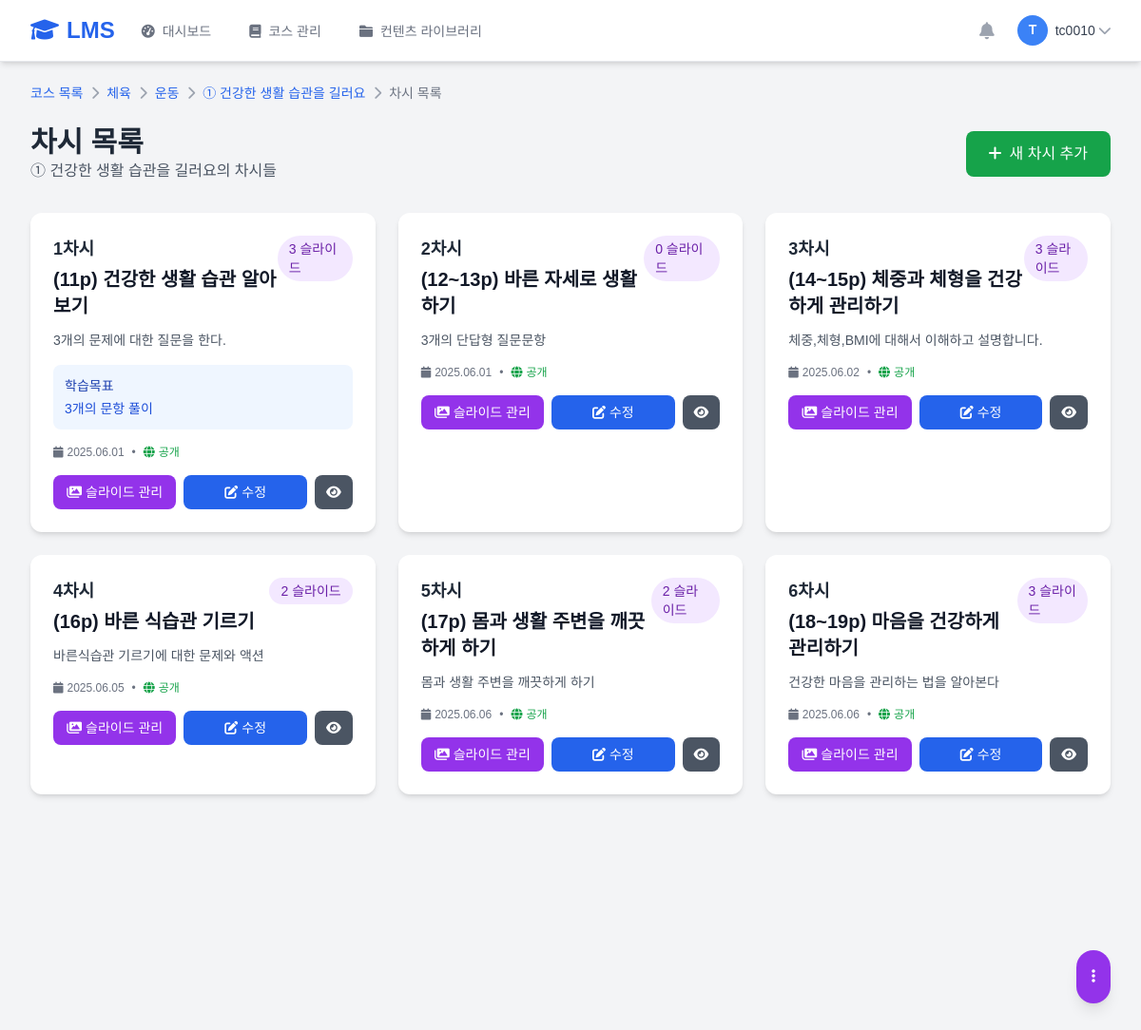
Page /teacher/subchapters/2/chasis/ (signed in) on the committed database.
### teacher/models.py (models this page shows, shortened)
class Course(models.Model):
    subject_name = models.CharField('과목명', max_length=100)
    target = models.CharField('대상', max_length=100)
    description = models.TextField('설명', blank=True)
    teacher = models.ForeignKey(Teacher, on_delete=models.CASCADE, verbose_name='담당교사')
    is_active = models.BooleanField('활성화', default=True)
    created_at = models.DateTimeField('생성일', auto_now_add=True)
    updated_at = models.DateTimeField('수정일', auto_now=True)
    class Meta:
        verbose_name = '코스'
        verbose_name_plural = '코스'
        ordering = ['-created_at']

class Chapter(models.Model):
    subject = models.ForeignKey(Course, on_delete=models.CASCADE, verbose_name='코스', related_name='chapters')
    chapter_title = models.CharField('대단원명', max_length=200)
    chapter_order = models.PositiveIntegerField('순서', default=1)
    description = models.TextField('설명', blank=True)
    created_at = models.DateTimeField('생성일', auto_now_add=True)
    updated_at = models.DateTimeField('수정일', auto_now=True)
    class Meta:
        verbose_name = '대단원'
        verbose_name_plural = '대단원'
        ordering = ['subject', 'chapter_order']
        unique_together = ['subject', 'chapter_order']

class SubChapter(models.Model):
    subject = models.ForeignKey(Course, on_delete=models.CASCADE, verbose_name='코스')
    chapter = models.ForeignKey(Chapter, on_delete=models.CASCADE, verbose_name='대단원', related_name='subchapters')
    sub_chapter_title = models.CharField('소단원명', max_length=200)
    sub_chapter_order = models.PositiveIntegerField('순서', default=1)
    description = models.TextField('설명', blank=True)
    created_at = models.DateTimeField('생성일', auto_now_add=True)
    updated_at = models.DateTimeField('수정일', auto_now=True)
    class Meta:
        verbose_name = '소단원'
        verbose_name_plural = '소단원'
        ordering = ['chapter', 'sub_chapter_order']
        unique_together = ['chapter', 'sub_chapter_order']

class Chasi(models.Model):
    subject = models.ForeignKey(Course, on_delete=models.CASCADE, verbose_name='코스')  # course 대신 subject로 통일
    chapter = models.ForeignKey(Chapter, on_delete=models.CASCADE, verbose_name='대단원')
    sub_chapter = models.ForeignKey(SubChapter, on_delete=models.CASCADE, verbose_name='소단원', related_name='chasis')
    chasi_title = models.CharField('차시명', max_length=200)  # 기존 코드와 호환성을 위해 chasi_title 유지
    chasi_order = models.PositiveIntegerField('순서', default=1)
    chapter_order = models.PositiveIntegerField('대단원 순서', default=1)
    sub_chapter_order = models.PositiveIntegerField('소단원 순서', default=1)
    description = models.TextField('설명', blank=True)
    learning_objectives = models.TextField('학습목표', blank=True)
    duration_minutes = models.PositiveIntegerField('수업시간(분)', default=45)
    is_published = models.BooleanField('공개', default=True)
    created_at = models.DateTimeField('생성일', auto_now_add=True)
    updated_at = models.DateTimeField('수정일', auto_now=True)
    class Meta:
        verbose_name = '차시'
        verbose_name_plural = '차시'
        ordering = ['sub_chapter', 'chasi_order']
        unique_together = ['sub_chapter', 'chasi_order']

### teacher/courses.py (the view)
# urls.py: path('subchapters/<int:subchapter_id>/chasis/', courses.chasi_list_view, name='chasi_list'),
@login_required
@teacher_required
def chasi_list_view(request, subchapter_id):
    teacher = request.user.teacher
    subchapter = get_object_or_404(SubChapter, id=subchapter_id, subject__teacher=teacher)
    chasis = Chasi.objects.filter(sub_chapter=subchapter).annotate(
    slide_count=Count('teacher_slides')
    ).order_by('chasi_order')
    context = {
        'subchapter': subchapter,
        'chapter': subchapter.chapter,
        'course': subchapter.subject,
        'chasis': chasis,
    }
    return render(request, 'teacher/courses/chasis/list.html', context)

### templates/teacher/courses/chasis/list.html (shortened to what this page needs)
{% extends 'teacher/base.html' %}
{% block content %}
<div class="max-w-7xl mx-auto">
    <nav class="flex mb-6" aria-label="Breadcrumb">
        <ol class="flex items-center space-x-2 text-sm">
            <li><a href="{% url 'teacher:course_list' %}" class="text-blue-600 hover:text-blue-800">코스 목록</a></li>
            <li><i class="fas fa-chevron-right text-gray-400"></i></li>
            <li><a href="{% url 'teacher:course_detail' course.id %}" class="text-blue-600 hover:text-blue-800">{{ course.subject_name }}</a></li>
            <li><i class="fas fa-chevron-right text-gray-400"></i></li>
            <li><a href="{% url 'teacher:chapter_list' course.id %}" class="text-blue-600 hover:text-blue-800">{{ chapter.chapter_title }}</a></li>
            <li><i class="fas fa-chevron-right text-gray-400"></i></li>
            <li><a href="{% url 'teacher:subchapter_list' chapter.id %}" class="text-blue-600 hover:text-blue-800">{{ subchapter.sub_chapter_title }}</a></li>
            <li><i class="fas fa-chevron-right text-gray-400"></i></li>
            <li class="text-gray-500">차시 목록</li>
        </ol>
    </nav>
    <div class="mb-8">
        <div class="flex items-center justify-between mb-4">
            <div>
                <h1 class="text-3xl font-bold text-gray-800">차시 목록</h1>
                <p class="text-gray-600">{{ subchapter.sub_chapter_title }}의 차시들</p>
            </div>
            <a href="{% url 'teacher:chasi_create' subchapter.id %}"
               class="bg-green-600 text-white px-6 py-3 rounded-lg hover:bg-green-700 transition duration-200">
                <i class="fas fa-plus mr-2"></i>새 차시 추가
            </a>
        </div>
    </div>
    {% if chasis %}
    <div class="grid grid-cols-1 md:grid-cols-2 lg:grid-cols-3 gap-6">
        {% for chasi in chasis %}
        <div class="bg-white rounded-xl shadow-md overflow-hidden hover:shadow-lg transition duration-300">
            <div class="p-6">
                <div class="flex items-start justify-between mb-3">
                    <div>
                        <h3 class="text-lg font-semibold text-gray-800">
                            {{ chasi.chasi_order }}차시
                        </h3>
                        <h4 class="text-xl font-bold text-gray-900 mt-1">{{ chasi.chasi_title }}</h4>
                    </div>
                    <span class="bg-purple-100 text-purple-800 px-3 py-1 rounded-full text-sm">
                        {{ chasi.slide_count|default:0 }} 슬라이드
                    </span>
                </div>
                {% if chasi.description %}
                <p class="text-gray-600 text-sm mb-4">{{ chasi.description|truncatewords:20 }}</p>
                {% endif %}
                {% if chasi.learning_objectives %}
                <div class="mb-4 p-3 bg-blue-50 rounded-lg">
                    <h5 class="text-sm font-medium text-blue-800 mb-1">학습목표</h5>
                    <p class="text-blue-700 text-sm">{{ chasi.learning_objectives|truncatewords:15 }}</p>
                </div>
                {% endif %}
                <div class="flex items-center text-gray-500 text-xs mb-4">
                    <i class="fas fa-calendar mr-1"></i>
                    {{ chasi.created_at|date:"Y.m.d" }}
                    {% if chasi.is_published %}
                    <span class="mx-2">•</span>
                    <i class="fas fa-globe mr-1 text-green-600"></i>
                    <span class="text-green-600">공개</span>
                    {% else %}
                    <span class="mx-2">•</span>
                    <i class="fas fa-lock mr-1 text-gray-600"></i>
                    <span class="text-gray-600">비공개</span>
                    {% endif %}
                </div>
                <div class="flex space-x-2">
                    <a href="{% url 'teacher:chasi_slide_manage' chasi.id %}"
                       class="flex-1 bg-purple-600 text-white text-center py-2 px-3 rounded-lg hover:bg-purple-700 transition duration-200 text-sm">
                        <i class="fas fa-images mr-1"></i>슬라이드 관리
                    </a>
                    <a href="{% url 'teacher:chasi_edit' chasi.id %}"
                       class="flex-1 bg-blue-600 text-white text-center py-2 px-3 rounded-lg hover:bg-blue-700 transition duration-200 text-sm">
                        <i class="fas fa-edit mr-1"></i>수정
                    </a>
                    <a href="{% url 'teacher:chasi_preview' chasi.id %}"
                       class="bg-gray-600 text-white py-2 px-3 rounded-lg hover:bg-gray-700 transition duration-200 text-sm">
                        <i class="fas fa-eye"></i>
                    </a>
                </div>
            </div>
        </div>
        {% endfor %}
    </div>
    {% endif %}
</div>
{% if chasis %}
<div class="fixed bottom-8 right-8">
    <div class="relative">
        <button onclick="toggleActionMenu()"
                class="bg-purple-600 text-white rounded-full p-4 shadow-lg hover:bg-purple-700 transition duration-200">
            <i class="fas fa-ellipsis-v"></i>
        </button>
    </div>
</div>
{% endif %}
{% endblock %}

### templates/teacher/base.html (shortened to what this page needs)
<!DOCTYPE html>
<html lang="ko">
<head>
    <script src="https://cdn.tailwindcss.com?plugins=forms,typography,aspect-ratio,line-clamp"></script>
    <link rel="stylesheet" href="https://cdnjs.cloudflare.com/ajax/libs/font-awesome/6.0.0/css/all.min.css">
</head>
<body class="bg-gray-100">
    <nav class="bg-white shadow-md border-b border-gray-200 fixed w-full top-0 z-50">
        <div class="max-w-7xl mx-auto px-4 sm:px-6 lg:px-8">
            <div class="flex justify-between h-16">
                <div class="flex items-center">
                    <div class="flex-shrink-0">
                        <a href="{% url 'teacher:dashboard' %}" class="text-2xl font-bold text-blue-600">
                            <i class="fas fa-graduation-cap mr-2"></i>LMS
                        </a>
                    </div>
                    <div class="hidden md:ml-6 md:flex md:space-x-8">
                        <a href="{% url 'teacher:dashboard' %}"
                           class="{% if 'dashboard' in request.resolver_match.url_name %}border-blue-500 text-gray-900{% else %}border-transparent text-gray-500 hover:text-gray-700 hover:border-gray-300{% endif %} inline-flex items-center px-1 pt-1 border-b-2 text-sm font-medium">
                            <i class="fas fa-tachometer-alt mr-2"></i>대시보드
                        </a>
                        <a href="{% url 'teacher:course_dashboard' %}"
                           class="{% if 'course' in request.resolver_match.url_name %}border-blue-500 text-gray-900{% else %}border-transparent text-gray-500 hover:text-gray-700 hover:border-gray-300{% endif %} inline-flex items-center px-1 pt-1 border-b-2 text-sm font-medium">
                            <i class="fas fa-book mr-2"></i>코스 관리
                        </a>
                        <a href="{% url 'teacher:contents_list' %}"
                           class="{% if 'contents_list' in request.resolver_match.url_name %}border-blue-500 text-gray-900{% else %}border-transparent text-gray-500 hover:text-gray-700 hover:border-gray-300{% endif %} inline-flex items-center px-1 pt-1 border-b-2 text-sm font-medium">
                            <i class="fas fa-folder mr-2"></i>컨텐츠 라이브러리
                        </a>
                    </div>
                </div>
                <div class="flex items-center">
                    <div class="flex items-center space-x-4">
                        <button class="p-2 text-gray-400 hover:text-gray-500">
                            <i class="fas fa-bell text-lg"></i>
                        </button>
                        <div class="relative">
                            <button class="flex items-center text-sm rounded-full focus:outline-none focus:ring-2 focus:ring-offset-2 focus:ring-blue-500"
                                    id="user-menu-button" onclick="toggleUserMenu()">
                                <img class="h-8 w-8 rounded-full bg-blue-500 flex items-center justify-center text-white font-bold"
                                     alt="{{ user.get_full_name }}">
                                <span class="ml-2 text-gray-700">{{ user.get_full_name|default:user.username }}</span>
                                <i class="fas fa-chevron-down ml-1 text-gray-400"></i>
                            </button>
                        </div>
                    </div>
                </div>
            </div>
        </div>
    </nav>
    <main class="pt-16 min-h-screen">
        <div class="max-w-7xl mx-auto py-6 px-4 sm:px-6 lg:px-8">
            {% block content %}{% endblock %}
        </div>
    </main>
        </body>
        </html>

### rows in the picture
Course: subject_name "체육"
Chapter: chapter_title "운동"
SubChapter: sub_chapter_title "① 건강한 생활 습관을 길러요"
Chasi: chasi_order "1", chasi_title "(11p) 건강한 생활 습관 알아보기", slide_count "3", description "3개의 문제에 대한 질문을 한다.", learning_objectives "3개의 문항 풀이", created_at "2025.06.01", is_published True (drawn)
Chasi: chasi_order "2", chasi_title "(12~13p) 바른 자세로 생활하기", slide_count "0", description "3개의 단답형 질문문항", created_at "2025.06.01", is_published True (drawn)
Chasi: chasi_order "3", chasi_title "(14~15p) 체중과 체형을 건강하게 관리하기", slide_count "3", description "체중,체형,BMI에 대해서 이해하고 설명합니다.", created_at "2025.06.02", is_published True (drawn)
Chasi: chasi_order "4", chasi_title "(16p) 바른 식습관 기르기", slide_count "2", description "바른식습관 기르기에 대한 문제와 액션", created_at "2025.06.05", is_published True (drawn)
Chasi: chasi_order "5", chasi_title "(17p) 몸과 생활 주변을 깨끗하게 하기", slide_count "2", description "몸과 생활 주변을 깨끗하게 하기", created_at "2025.06.06", is_published True (drawn)
Chasi: chasi_order "6", chasi_title "(18~19p) 마음을 건강하게 관리하기", slide_count "3", description "건강한 마음을 관리하는 법을 알아본다", created_at "2025.06.06", is_published True (drawn)

### other values in the picture
{{ user.get_full_name|default:user.username }} "tc0010"
